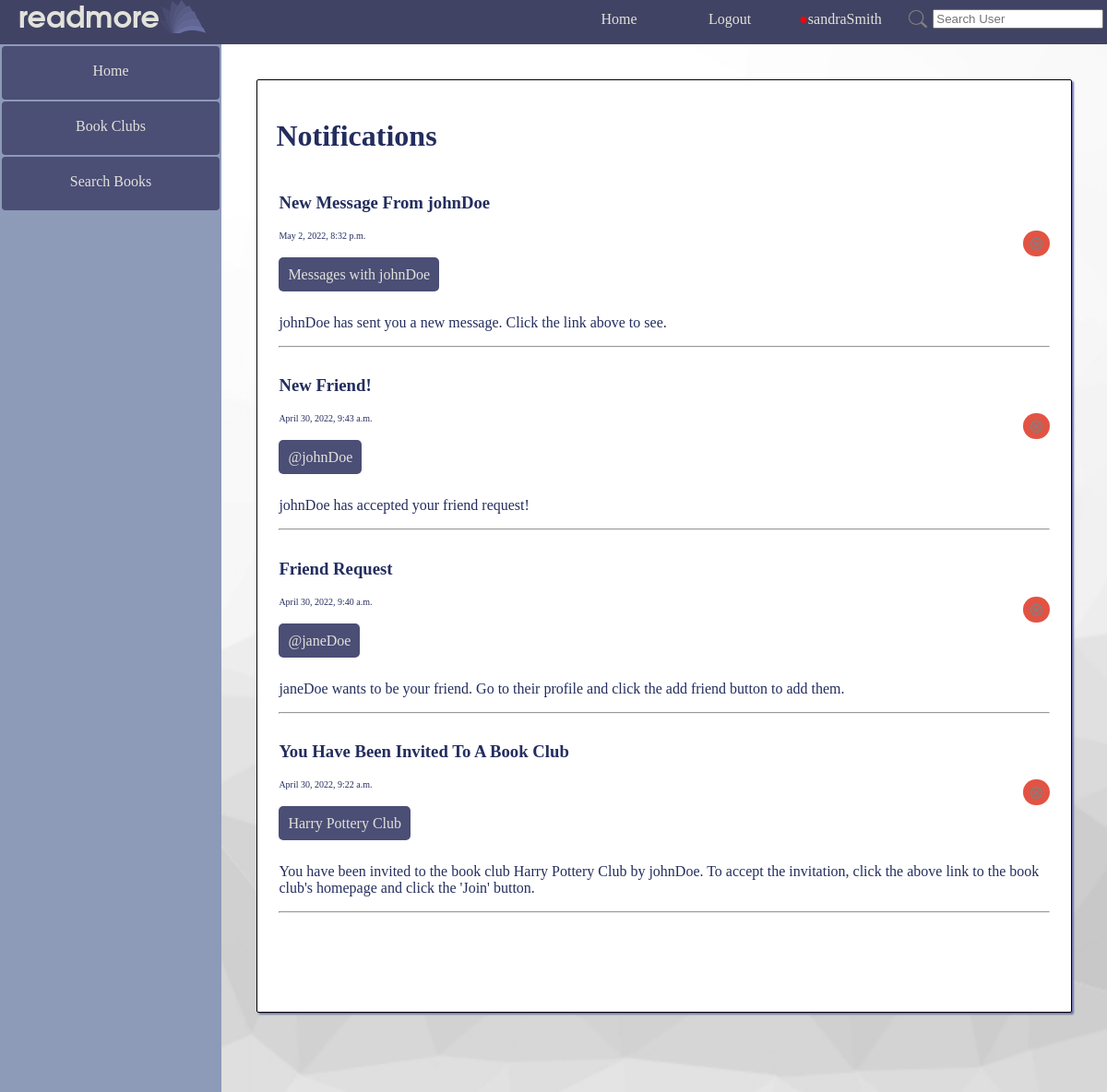
The app's page /readmore/notifications/ (signed in), older data.
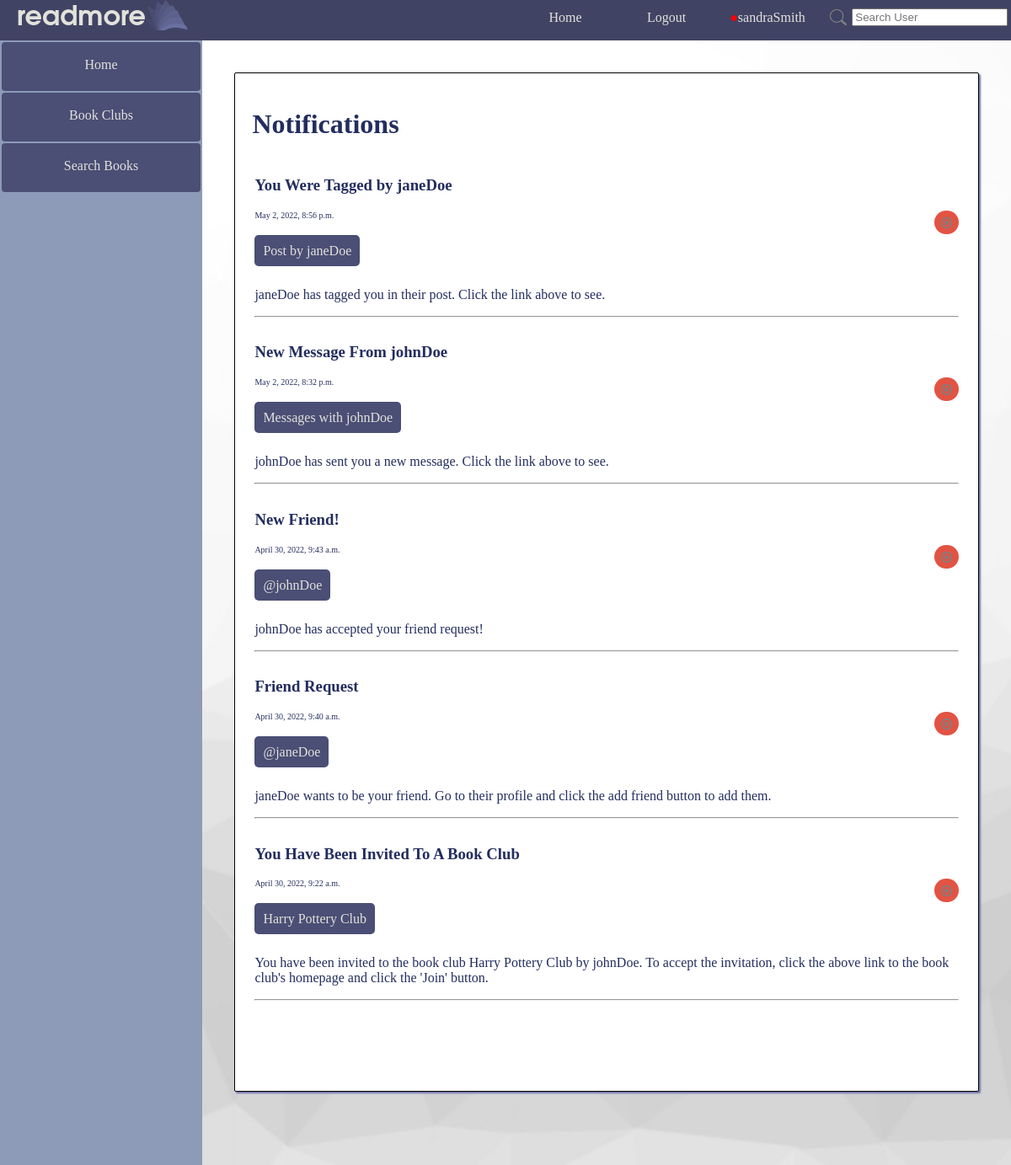
The same page, newer data.
### readmore_app/models.py (models this page shows)
class Notification(models.Model):
    notification_id = models.AutoField(primary_key=True)
    notification_type = models.CharField(max_length=10000, blank=True)
    notification_user = models.ForeignKey(UserExt, on_delete=models.CASCADE)
    notification_title = models.CharField(max_length=10000)
    notification_time = models.DateTimeField(auto_now_add=True)
    notification_link = models.CharField(max_length=10000, blank=True)
    notification_link_text = models.CharField(max_length=10000, blank=True)
    notification_message = models.TextField()

### readmore_app/views.py (the view)
# urls.py: path('notifications/', views.notifications, name='notifications'),
def notifications(request):
    notifications = Notification.objects.filter(notification_user = UserExt.objects.get(pk=request.user.id)).order_by('-notification_time')
    return render(request, "readmore_app/notifications.html", {"notifications": notifications, 'luser': UserExt.objects.get(pk=request.user.id)})

### readmore_app/templatetags/extras.py (called while the page is built)
@register.simple_tag
def num_notifications(user_id):
    try:
        this_user = UserExt.objects.get(pk=user_id)
        return Notification.objects.filter(notification_user=this_user).count()
    except Exception as e:
        return ""

### readmore_app/templates/readmore_app/notifications.html (shortened to what this page needs)
{% extends parent_template|default:"base.html" %}
{% load static %}
{% block content %}
<div class="basic_card">
    <h1>Notifications</h1>
    <table id="notification_table">
    {% if not notifications %}
        <tr><td>No Notifications Here</td></tr>
    {% else %}
    {% for notification in notifications %}
        <tr class="notification" id="notification{{ notification.notification_id }}">
            <td>
                <h3>{{ notification.notification_title }}</h3>
                <button onclick="removeNotification({{ notification.notification_id }});" class="remove"><img style="width: 15px;" src="{% static 'readmore_app/x_button.png' %}" /></button>
                <p style="font-size: 10px">{{ notification.notification_time }}</p>
                {% if notification.notification_link %}
                <br/>
                <a href="{{ notification.notification_link }}" class="anchor_button">{{ notification.notification_link_text }}</a>
                <br/><br/>
                {% endif %}
                <p>{{ notification.notification_message }}</p>
                <hr>
            </td>
        </tr>
    {% endfor %}
    {% endif %}
    </table>
</div>
{% endblock %}

Row changes from the older to the newer data that the page shows:
added Notification: notification_title "You Were Tagged by janeDoe", notification_time "May 2, 2022, 8:56 p.m.", notification_link_text "Post by janeDoe", notification_message "janeDoe has tagged you in their post. Click the link above to see."
